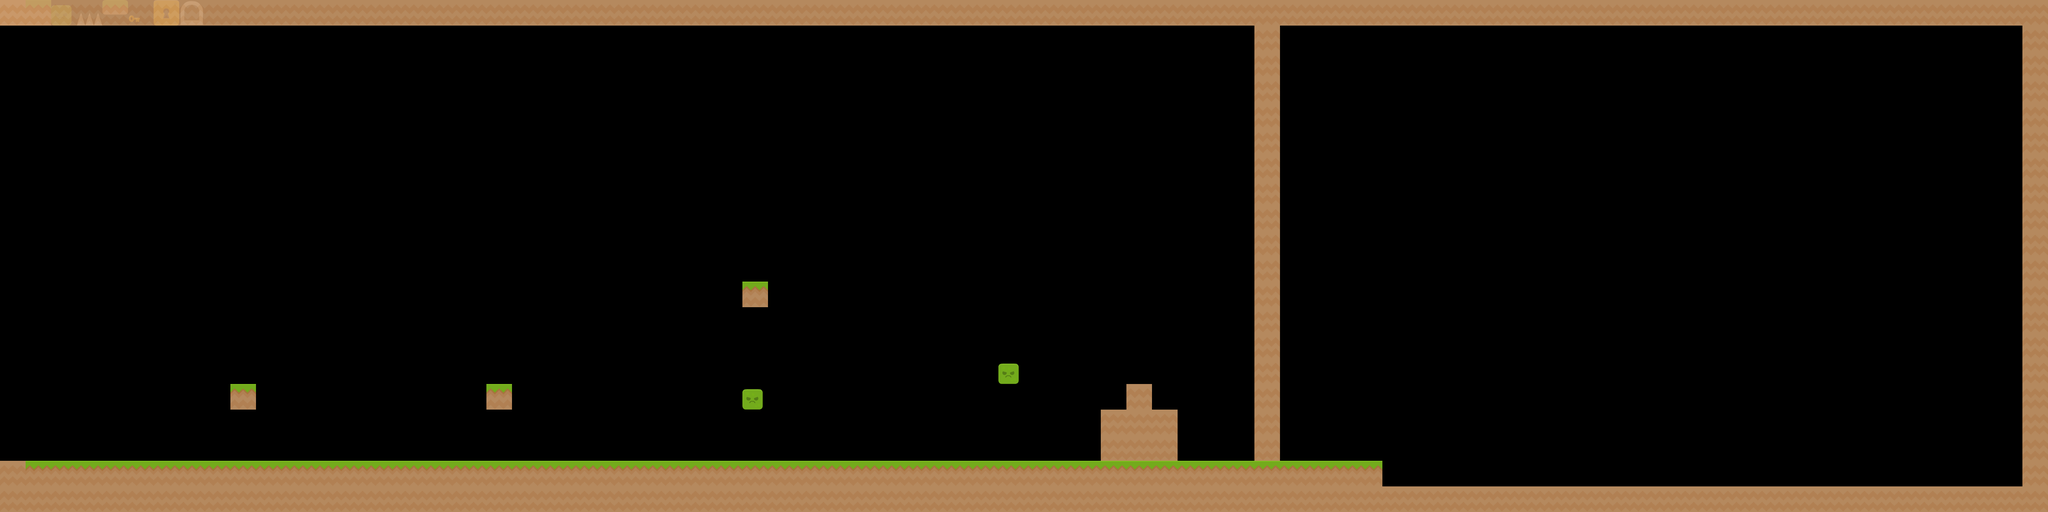

The image is a tile-based game level rendered from a .tmx file. Its description and complete source (layers, tilesets, objects, tile grids) follow:
An orthogonal 80x20 tile map with 64x64 px tiles, 2 tile layers (Setup, Usefull) and 2 objects (Player_spawn, Border).

<map version="1.9" tiledversion="1.9.2" orientation="orthogonal" renderorder="right-down" width="80" height="20" tilewidth="64" tileheight="64" infinite="0" nextlayerid="4" nextobjectid="3">
 <tileset firstgid="1" source="platformer_tile_set..tsx" />
 <layer id="2" name="Setup" width="80" height="20">
  <data encoding="csv">
4,6,1,9,10,7,8,11,0,0,0,0,0,0,0,0,0,0,0,0,0,0,0,0,0,0,0,0,0,0,0,0,0,0,0,0,0,0,0,0,0,0,0,0,0,0,0,0,0,0,0,0,0,0,0,0,0,0,0,0,0,0,0,0,0,0,0,0,0,0,0,0,0,0,0,0,0,0,0,0,
0,0,0,0,0,0,0,0,0,0,0,0,0,0,0,0,0,0,0,0,0,0,0,0,0,0,0,0,0,0,0,0,0,0,0,0,0,0,0,0,0,0,0,0,0,0,0,0,0,0,0,0,0,0,0,0,0,0,0,0,0,0,0,0,0,0,0,0,0,0,0,0,0,0,0,0,0,0,0,0,
0,0,0,0,0,0,0,0,0,0,0,0,0,0,0,0,0,0,0,0,0,0,0,0,0,0,0,0,0,0,0,0,0,0,0,0,0,0,0,0,0,0,0,0,0,0,0,0,0,0,0,0,0,0,0,0,0,0,0,0,0,0,0,0,0,0,0,0,0,0,0,0,0,0,0,0,0,0,0,0,
0,0,0,0,0,0,0,0,0,0,0,0,0,0,0,0,0,0,0,0,0,0,0,0,0,0,0,0,0,0,0,0,0,0,0,0,0,0,0,0,0,0,0,0,0,0,0,0,0,0,0,0,0,0,0,0,0,0,0,0,0,0,0,0,0,0,0,0,0,0,0,0,0,0,0,0,0,0,0,0,
0,0,0,0,0,0,0,0,0,0,0,0,0,0,0,0,0,0,0,0,0,0,0,0,0,0,0,0,0,0,0,0,0,0,0,0,0,0,0,0,0,0,0,0,0,0,0,0,0,0,0,0,0,0,0,0,0,0,0,0,0,0,0,0,0,0,0,0,0,0,0,0,0,0,0,0,0,0,0,0,
0,0,0,0,0,0,0,0,0,0,0,0,0,0,0,0,0,0,0,0,0,0,0,0,0,0,0,0,0,0,0,0,0,0,0,0,0,0,0,0,0,0,0,0,0,0,0,0,0,0,0,0,0,0,0,0,0,0,0,0,0,0,0,0,0,0,0,0,0,0,0,0,0,0,0,0,0,0,0,0,
0,0,0,0,0,0,0,0,0,0,0,0,0,0,0,0,0,0,0,0,0,0,0,0,0,0,0,0,0,0,0,0,0,0,0,0,0,0,0,0,0,0,0,0,0,0,0,0,0,0,0,0,0,0,0,0,0,0,0,0,0,0,0,0,0,0,0,0,0,0,0,0,0,0,0,0,0,0,0,0,
0,0,0,0,0,0,0,0,0,0,0,0,0,0,0,0,0,0,0,0,0,0,0,0,0,0,0,0,0,0,0,0,0,0,0,0,0,0,0,0,0,0,0,0,0,0,0,0,0,0,0,0,0,0,0,0,0,0,0,0,0,0,0,0,0,0,0,0,0,0,0,0,0,0,0,0,0,0,0,0,
0,0,0,0,0,0,0,0,0,0,0,0,0,0,0,0,0,0,0,0,0,0,0,0,0,0,0,0,0,0,0,0,0,0,0,0,0,0,0,0,0,0,0,0,0,0,0,0,0,0,0,0,0,0,0,0,0,0,0,0,0,0,0,0,0,0,0,0,0,0,0,0,0,0,0,0,0,0,0,0,
0,0,0,0,0,0,0,0,0,0,0,0,0,0,0,0,0,0,0,0,0,0,0,0,0,0,0,0,0,0,0,0,0,0,0,0,0,0,0,0,0,0,0,0,0,0,0,0,0,0,0,0,0,0,0,0,0,0,0,0,0,0,0,0,0,0,0,0,0,0,0,0,0,0,0,0,0,0,0,0,
0,0,0,0,0,0,0,0,0,0,0,0,0,0,0,0,0,0,0,0,0,0,0,0,0,0,0,0,0,0,0,0,0,0,0,0,0,0,0,0,0,0,0,0,0,0,0,0,0,0,0,0,0,0,0,0,0,0,0,0,0,0,0,0,0,0,0,0,0,0,0,0,0,0,0,0,0,0,0,0,
0,0,0,0,0,0,0,0,0,0,0,0,0,0,0,0,0,0,0,0,0,0,0,0,0,0,0,0,0,0,0,0,0,0,0,0,0,0,0,0,0,0,0,0,0,0,0,0,0,0,0,0,0,0,0,0,0,0,0,0,0,0,0,0,0,0,0,0,0,0,0,0,0,0,0,0,0,0,0,0,
0,0,0,0,0,0,0,0,0,0,0,0,0,0,0,0,0,0,0,0,0,0,0,0,0,0,0,0,0,0,0,0,0,0,0,0,0,0,0,0,0,0,0,0,0,0,0,0,0,0,0,0,0,0,0,0,0,0,0,0,0,0,0,0,0,0,0,0,0,0,0,0,0,0,0,0,0,0,0,0,
0,0,0,0,0,0,0,0,0,0,0,0,0,0,0,0,0,0,0,0,0,0,0,0,0,0,0,0,0,0,0,0,0,0,0,0,0,0,0,0,0,0,0,0,0,0,0,0,0,0,0,0,0,0,0,0,0,0,0,0,0,0,0,0,0,0,0,0,0,0,0,0,0,0,0,0,0,0,0,0,
0,0,0,0,0,0,0,0,0,0,0,0,0,0,0,0,0,0,0,0,0,0,0,0,0,0,0,0,0,0,0,0,0,0,0,0,0,0,0,0,0,0,0,0,0,0,0,0,0,0,0,0,0,0,0,0,0,0,0,0,0,0,0,0,0,0,0,0,0,0,0,0,0,0,0,0,0,0,0,0,
0,0,0,0,0,0,0,0,0,0,0,0,0,0,0,0,0,0,0,0,0,0,0,0,0,0,0,0,0,0,0,0,0,0,0,0,0,0,0,0,0,0,0,0,0,0,0,0,0,0,0,0,0,0,0,0,0,0,0,0,0,0,0,0,0,0,0,0,0,0,0,0,0,0,0,0,0,0,0,0,
0,0,0,0,0,0,0,0,0,0,0,0,0,0,0,0,0,0,0,0,0,0,0,0,0,0,0,0,0,0,0,0,0,0,0,0,0,0,0,0,0,0,0,0,0,0,0,0,0,0,0,0,0,0,0,0,0,0,0,0,0,0,0,0,0,0,0,0,0,0,0,0,0,0,0,0,0,0,0,0,
0,0,0,0,0,0,0,0,0,0,0,0,0,0,0,0,0,0,0,0,0,0,0,0,0,0,0,0,0,0,0,0,0,0,0,0,0,0,0,0,0,0,0,0,0,0,0,0,0,0,0,0,0,0,0,0,0,0,0,0,0,0,0,0,0,0,0,0,0,0,0,0,0,0,0,0,0,0,0,0,
0,0,0,0,0,0,0,0,0,0,0,0,0,0,0,0,0,0,0,0,0,0,0,0,0,0,0,0,0,0,0,0,0,0,0,0,0,0,0,0,0,0,0,0,0,0,0,0,0,0,0,0,0,0,0,0,0,0,0,0,0,0,0,0,0,0,0,0,0,0,0,0,0,0,0,0,0,0,0,0,
0,0,0,0,0,0,0,0,0,0,0,0,0,0,0,0,0,0,0,0,0,0,0,0,0,0,0,0,0,0,0,0,0,0,0,0,0,0,0,0,0,0,0,0,0,0,0,0,0,0,0,0,0,0,0,0,0,0,0,0,0,0,0,0,0,0,0,0,0,0,0,0,0,0,0,0,0,0,0,0
</data>
 </layer>
 <layer id="1" name="Usefull" width="80" height="20" opacity="0.9">
  <data encoding="csv">
4,4,4,4,4,4,4,4,4,4,4,4,4,4,4,4,4,4,4,4,4,4,4,4,4,4,4,4,4,4,4,4,4,4,4,4,4,4,4,4,4,4,4,4,4,4,4,4,4,4,4,4,4,4,4,4,4,4,4,4,4,4,4,4,4,4,4,4,4,4,4,4,4,4,4,4,4,4,4,4,
0,0,0,0,0,0,0,0,0,0,0,0,0,0,0,0,0,0,0,0,0,0,0,0,0,0,0,0,0,0,0,0,0,0,0,0,0,0,0,0,0,0,0,0,0,0,0,0,0,4,0,0,0,0,0,0,0,0,0,0,0,0,0,0,0,0,0,0,0,0,0,0,0,0,0,0,0,0,0,4,
0,0,0,0,0,0,0,0,0,0,0,0,0,0,0,0,0,0,0,0,0,0,0,0,0,0,0,0,0,0,0,0,0,0,0,0,0,0,0,0,0,0,0,0,0,0,0,0,0,4,0,0,0,0,0,0,0,0,0,0,0,0,0,0,0,0,0,0,0,0,0,0,0,0,0,0,0,0,0,4,
0,0,0,0,0,0,0,0,0,0,0,0,0,0,0,0,0,0,0,0,0,0,0,0,0,0,0,0,0,0,0,0,0,0,0,0,0,0,0,0,0,0,0,0,0,0,0,0,0,4,0,0,0,0,0,0,0,0,0,0,0,0,0,0,0,0,0,0,0,0,0,0,0,0,0,0,0,0,0,4,
0,0,0,0,0,0,0,0,0,0,0,0,0,0,0,0,0,0,0,0,0,0,0,0,0,0,0,0,0,0,0,0,0,0,0,0,0,0,0,0,0,0,0,0,0,0,0,0,0,4,0,0,0,0,0,0,0,0,0,0,0,0,0,0,0,0,0,0,0,0,0,0,0,0,0,0,0,0,0,4,
0,0,0,0,0,0,0,0,0,0,0,0,0,0,0,0,0,0,0,0,0,0,0,0,0,0,0,0,0,0,0,0,0,0,0,0,0,0,0,0,0,0,0,0,0,0,0,0,0,4,0,0,0,0,0,0,0,0,0,0,0,0,0,0,0,0,0,0,0,0,0,0,0,0,0,0,0,0,0,4,
0,0,0,0,0,0,0,0,0,0,0,0,0,0,0,0,0,0,0,0,0,0,0,0,0,0,0,0,0,0,0,0,0,0,0,0,0,0,0,0,0,0,0,0,0,0,0,0,0,4,0,0,0,0,0,0,0,0,0,0,0,0,0,0,0,0,0,0,0,0,0,0,0,0,0,0,0,0,0,4,
0,0,0,0,0,0,0,0,0,0,0,0,0,0,0,0,0,0,0,0,0,0,0,0,0,0,0,0,0,0,0,0,0,0,0,0,0,0,0,0,0,0,0,0,0,0,0,0,0,4,0,0,0,0,0,0,0,0,0,0,0,0,0,0,0,0,0,0,0,0,0,0,0,0,0,0,0,0,0,4,
0,0,0,0,0,0,0,0,0,0,0,0,0,0,0,0,0,0,0,0,0,0,0,0,0,0,0,0,0,0,0,0,0,0,0,0,0,0,0,0,0,0,0,0,0,0,0,0,0,4,0,0,0,0,0,0,0,0,0,0,0,0,0,0,0,0,0,0,0,0,0,0,0,0,0,0,0,0,0,4,
0,0,0,0,0,0,0,0,0,0,0,0,0,0,0,0,0,0,0,0,0,0,0,0,0,0,0,0,0,0,0,0,0,0,0,0,0,0,0,0,0,0,0,0,0,0,0,0,0,4,0,0,0,0,0,0,0,0,0,0,0,0,0,0,0,0,0,0,0,0,0,0,0,0,0,0,0,0,0,4,
0,0,0,0,0,0,0,0,0,0,0,0,0,0,0,0,0,0,0,0,0,0,0,0,0,0,0,0,0,0,0,0,0,0,0,0,0,0,0,0,0,0,0,0,0,0,0,0,0,4,0,0,0,0,0,0,0,0,0,0,0,0,0,0,0,0,0,0,0,0,0,0,0,0,0,0,0,0,0,4,
0,0,0,0,0,0,0,0,0,0,0,0,0,0,0,0,0,0,0,0,0,0,0,0,0,0,0,0,0,6,0,0,0,0,0,0,0,0,0,0,0,0,0,0,0,0,0,0,0,4,0,0,0,0,0,0,0,0,0,0,0,0,0,0,0,0,0,0,0,0,0,0,0,0,0,0,0,0,0,4,
0,0,0,0,0,0,0,0,0,0,0,0,0,0,0,0,0,0,0,0,0,0,0,0,0,0,0,0,0,0,0,0,0,0,0,0,0,0,0,0,0,0,0,0,0,0,0,0,0,4,0,0,0,0,0,0,0,0,0,0,0,0,0,0,0,0,0,0,0,0,0,0,0,0,0,0,0,0,0,4,
0,0,0,0,0,0,0,0,0,0,0,0,0,0,0,0,0,0,0,0,0,0,0,0,0,0,0,0,0,0,0,0,0,0,0,0,0,0,0,0,0,0,0,0,0,0,0,0,0,4,0,0,0,0,0,0,0,0,0,0,0,0,0,0,0,0,0,0,0,0,0,0,0,0,0,0,0,0,0,4,
0,0,0,0,0,0,0,0,0,0,0,0,0,0,0,0,0,0,0,0,0,0,0,0,0,0,0,0,0,0,0,0,0,0,0,0,0,0,0,1,0,0,0,0,0,0,0,0,0,4,0,0,0,0,0,0,0,0,0,0,0,0,0,0,0,0,0,0,0,0,0,0,0,0,0,0,0,0,0,4,
0,0,0,0,0,0,0,0,0,6,0,0,0,0,0,0,0,0,0,6,0,0,0,0,0,0,0,0,0,1,0,0,0,0,0,0,0,0,0,0,0,0,0,0,4,0,0,0,0,4,0,0,0,0,0,0,0,0,0,0,0,0,0,0,0,0,0,0,0,0,0,0,0,0,0,0,0,0,0,4,
0,0,0,0,0,0,0,0,0,0,0,0,0,0,0,0,0,0,0,0,0,0,0,0,0,0,0,0,0,0,0,0,0,0,0,0,0,0,0,0,0,0,0,4,4,4,0,0,0,4,0,0,0,0,0,0,0,0,0,0,0,0,0,0,0,0,0,0,0,0,0,0,0,0,0,0,0,0,0,4,
0,0,0,0,0,0,0,0,0,0,0,0,0,0,0,0,0,0,0,0,0,0,0,0,0,0,0,0,0,0,0,0,0,0,0,0,0,0,0,0,0,0,0,4,4,4,0,0,0,4,0,0,0,0,0,0,0,0,0,0,0,0,0,0,0,0,0,0,0,0,0,0,0,0,0,0,0,0,0,4,
4,6,6,6,6,6,6,6,6,6,6,6,6,6,6,6,6,6,6,6,6,6,6,6,6,6,6,6,6,6,6,6,6,6,6,6,6,6,6,6,6,6,6,6,6,6,6,6,6,6,6,6,6,6,0,0,0,0,0,0,0,0,0,0,0,0,0,0,0,0,0,0,0,0,0,0,0,0,0,4,
4,4,4,4,4,4,4,4,4,4,4,4,4,4,4,4,4,4,4,4,4,4,4,4,4,4,4,4,4,4,4,4,4,4,4,4,4,4,4,4,4,4,4,4,4,4,4,4,4,4,4,4,4,4,4,4,4,4,4,4,4,4,4,4,4,4,4,4,4,4,4,4,4,4,4,4,4,4,4,4
</data>
 </layer>
 <objectgroup id="3" name="Spawn">
  <object id="1" name="Player_spawn" x="180" y="1056">
   <point />
  </object>
  <object id="2" name="Border" x="1920" y="896">
   <point />
  </object>
 </objectgroup>
</map>
